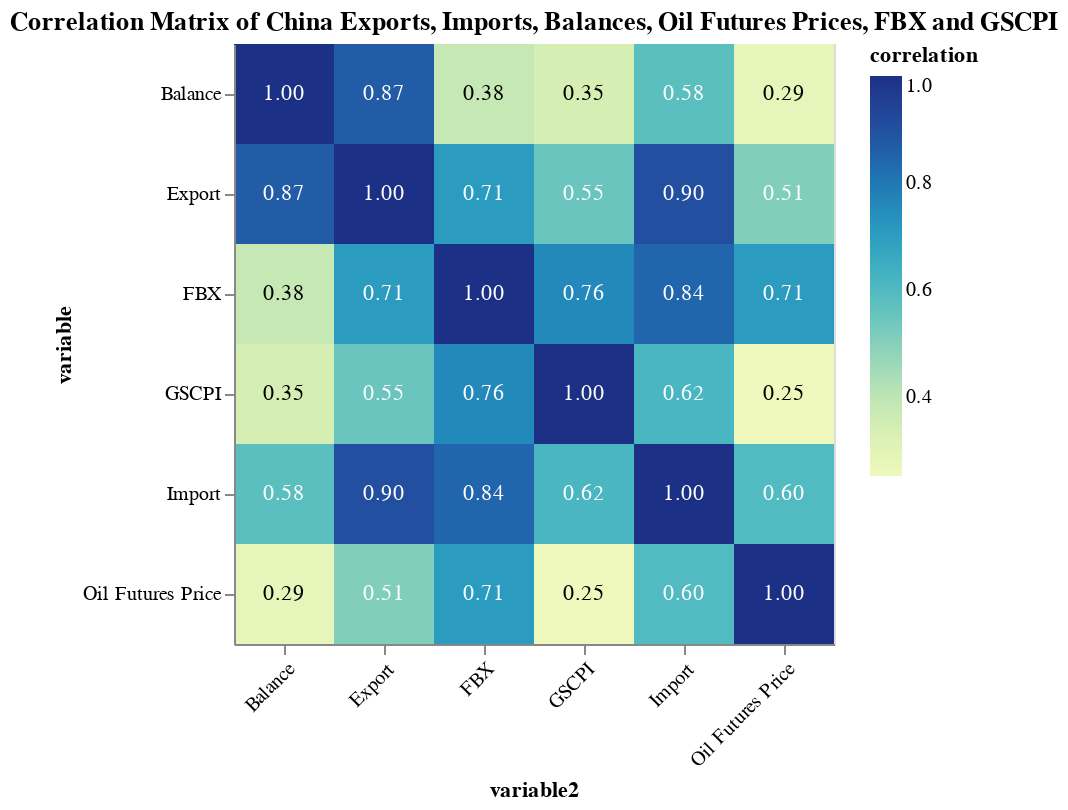

The code cell stored with this chart in its notebook:
### Code cell
# merged4 = pd.merge(oil_prices[oil_prices['Date'] >= '2019-01-01'], cases, on='Date',how='inner')
merged4 = pd.merge(fbx, oil_prices, on='Date',how='inner')
merged4['Month'] = merged4['Date'].dt.to_period('M')
grouped_months4 = merged4.groupby(merged4['Month']).mean() #EXPERIMENT: ORIGINALLY USED .MEAN()
grouped_months4 = pd.merge(grouped_months4, exports2[exports2['Date'] >= '2019-01-01'], on='Month', how='inner')
grouped_months4 = pd.merge(grouped_months4, gscpi[gscpi['Date'] >= '2019-01-01'], on='Month', how='inner')


global_df_2=grouped_months4[["Month", "Index Price (USD)", "Export",  "Import",  "Price", "Balance", "GSCPI"]]
global_df_2=global_df_2.rename(columns = {"Index Price (USD)": "FBX", "Price": "Oil Futures Price"})


cor_data2 = (global_df_2.corr().stack().reset_index().rename(columns={0: 'correlation', 'level_0': 'variable', 'level_1': 'variable2'}))
cor_data2['correlation_label'] = cor_data2['correlation'].map('{:.2f}'.format)  # Round to 2 decimal

base = alt.Chart(cor_data2).encode(
      alt.X('variable2:O',axis=alt.Axis(labelAngle=-45)),
    y='variable:O'    
).properties(
    title='Correlation Matrix of China Exports, Imports, Balances, Oil Futures Prices, FBX and GSCPI'
)

# Text layer with correlation labels
# Colors are for easier readability
text = base.mark_text().encode(
    text='correlation_label',
    color=alt.condition(
        alt.datum.correlation > 0.5, 
        alt.value('white'),
        alt.value('black')
    )
)

# The correlation heatmap itself
cor_plot2 = base.mark_rect().encode(
    color='correlation:Q', 
).properties(
    width=300,
    height=300
)

cor_plot2 + text # The '+' means overlaying the text and rect layer

### Figure 1 — Vega-Lite specification as saved in the notebook (floating-point values rounded to 4 significant figures)
{"config": {"view": {"continuousWidth": 400, "continuousHeight": 300}}, "layer": [{"mark": "rect", "encoding": {"color": {"field": "correlation", "type": "quantitative"}, "x": {"axis": {"labelAngle": -45}, "field": "variable2", "type": "ordinal"}, "y": {"field": "variable", "type": "ordinal"}}, "height": 300, "title": "Correlation Matrix of China Exports, Imports, Balances, Oil Futures Prices, FBX and GSCPI", "width": 300}, {"mark": "text", "encoding": {"color": {"condition": {"value": "white", "test": "(datum.correlation > 0.5)"}, "value": "black"}, "text": {"field": "correlation_label", "type": "nominal"}, "x": {"axis": {"labelAngle": -45}, "field": "variable2", "type": "ordinal"}, "y": {"field": "variable", "type": "ordinal"}}, "title": "Correlation Matrix of China Exports, Imports, Balances, Oil Futures Prices, FBX and GSCPI"}], "data": {"name": "data-13592985b78378fe20d9b3d442c478c9"}, "$schema": "https://vega.github.io/schema/vega-lite/v4.17.0.json", "datasets": {"data-13592985b78378fe20d9b3d442c478c9": [{"variable": "FBX", "variable2": "FBX", "correlation": 1.0, "correlation_label": "1.00"}, {"variable": "FBX", "variable2": "Export", "correlation": 0.7056, "correlation_label": "0.71"}, {"variable": "FBX", "variable2": "Import", "correlation": 0.8425, "correlation_label": "0.84"}, {"variable": "FBX", "variable2": "Oil Futures Price", "correlation": 0.7086, "correlation_label": "0.71"}, {"variable": "FBX", "variable2": "Balance", "correlation": 0.3824, "correlation_label": "0.38"}, {"variable": "FBX", "variable2": "GSCPI", "correlation": 0.7611, "correlation_label": "0.76"}, {"variable": "Export", "variable2": "FBX", "correlation": 0.7056, "correlation_label": "0.71"}, {"variable": "Export", "variable2": "Export", "correlation": 1.0, "correlation_label": "1.00"}, {"variable": "Export", "variable2": "Import", "correlation": 0.903, "correlation_label": "0.90"}, {"variable": "Export", "variable2": "Oil Futures Price", "correlation": 0.5094, "correlation_label": "0.51"}, {"variable": "Export", "variable2": "Balance", "correlation": 0.8727, "correlation_label": "0.87"}, {"variable": "Export", "variable2": "GSCPI", "correlation": 0.5511, "correlation_label": "0.55"}, {"variable": "Import", "variable2": "FBX", "correlation": 0.8425, "correlation_label": "0.84"}, {"variable": "Import", "variable2": "Export", "correlation": 0.903, "correlation_label": "0.90"}, {"variable": "Import", "variable2": "Import", "correlation": 1.0, "correlation_label": "1.00"}, {"variable": "Import", "variable2": "Oil Futures Price", "correlation": 0.5988, "correlation_label": "0.60"}, {"variable": "Import", "variable2": "Balance", "correlation": 0.5781, "correlation_label": "0.58"}, {"variable": "Import", "variable2": "GSCPI", "correlation": 0.6159, "correlation_label": "0.62"}, {"variable": "Oil Futures Price", "variable2": "FBX", "correlation": 0.7086, "correlation_label": "0.71"}, {"variable": "Oil Futures Price", "variable2": "Export", "correlation": 0.5094, "correlation_label": "0.51"}, {"variable": "Oil Futures Price", "variable2": "Import", "correlation": 0.5988, "correlation_label": "0.60"}, {"variable": "Oil Futures Price", "variable2": "Oil Futures Price", "correlation": 1.0, "correlation_label": "1.00"}, {"variable": "Oil Futures Price", "variable2": "Balance", "correlation": 0.2868, "correlation_label": "0.29"}, {"variable": "Oil Futures Price", "variable2": "GSCPI", "correlation": 0.2533, "correlation_label": "0.25"}, {"variable": "Balance", "variable2": "FBX", "correlation": 0.3824, "correlation_label": "0.38"}, {"variable": "Balance", "variable2": "Export", "correlation": 0.8727, "correlation_label": "0.87"}, {"variable": "Balance", "variable2": "Import", "correlation": 0.5781, "correlation_label": "0.58"}, {"variable": "Balance", "variable2": "Oil Futures Price", "correlation": 0.2868, "correlation_label": "0.29"}, {"variable": "Balance", "variable2": "Balance", "correlation": 1.0, "correlation_label": "1.00"}, {"variable": "Balance", "variable2": "GSCPI", "correlation": 0.3465, "correlation_label": "0.35"}, {"variable": "GSCPI", "variable2": "FBX", "correlation": 0.7611, "correlation_label": "0.76"}, {"variable": "GSCPI", "variable2": "Export", "correlation": 0.5511, "correlation_label": "0.55"}, {"variable": "GSCPI", "variable2": "Import", "correlation": 0.6159, "correlation_label": "0.62"}, {"variable": "GSCPI", "variable2": "Oil Futures Price", "correlation": 0.2533, "correlation_label": "0.25"}, {"variable": "GSCPI", "variable2": "Balance", "correlation": 0.3465, "correlation_label": "0.35"}, {"variable": "GSCPI", "variable2": "GSCPI", "correlation": 1.0, "correlation_label": "1.00"}]}}
